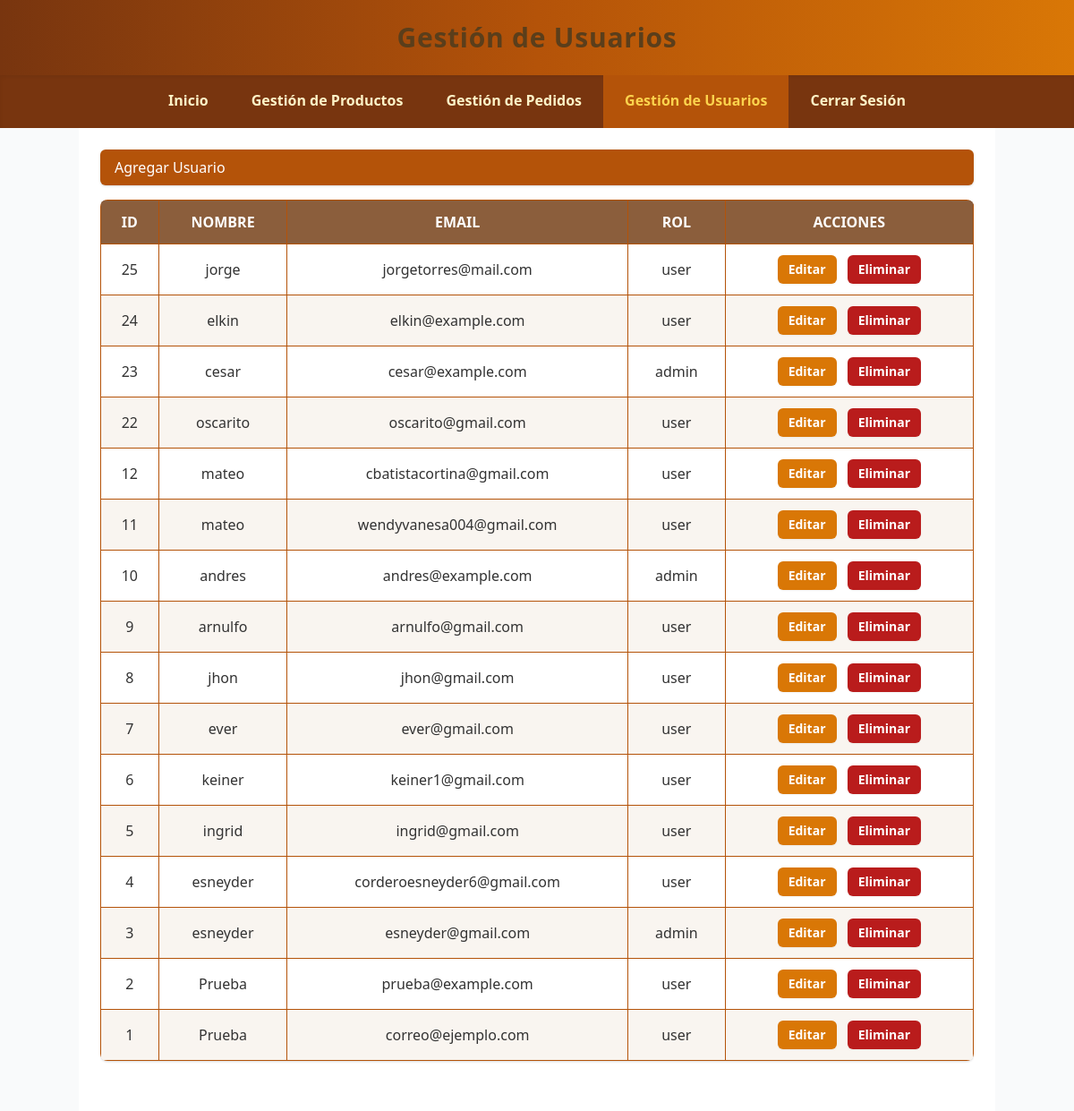
Page /admin/usuarios.php (signed in) on the committed database.
### tables this page shows
CREATE TABLE `usuarios` (
  `id` int(11) NOT NULL,
  `nombre` varchar(100) NOT NULL,
  `email` varchar(100) NOT NULL,
  `password` text NOT NULL,
  `fecha_registro` timestamp NOT NULL DEFAULT current_timestamp(),
  `rol` varchar(20) NOT NULL DEFAULT 'user'
);

### admin/usuarios.php (the view, shortened to what this page needs)
<?php
require '../conexion.php';
$accion = isset($_GET['accion']) ? limpiarDatos($_GET['accion']) : '';
$id = isset($_GET['id']) ? (int)$_GET['id'] : 0;
$error = '';
$usuarios = [];
$resultado = $conexion->query("SELECT id, nombre, email, rol FROM usuarios ORDER BY id DESC");
if ($resultado) {
    $usuarios = $resultado->fetch_all(MYSQLI_ASSOC);
} else {
    if(empty($error)) $error = "Error al obtener la lista de usuarios: " . $conexion->error;
}
?>
<!DOCTYPE html>
<html lang="es">
<head>
    <link href="https://cdn.jsdelivr.net/npm/tailwindcss@2.2.19/dist/tailwind.min.css" rel="stylesheet" />
    <link rel="stylesheet" href="admin-style.css" />
</head>
<body class="bg-gray-50 font-poppins min-h-screen flex flex-col">
    <header class="bg-gradient-to-r from-yellow-900 via-yellow-700 to-yellow-600 text-white p-6 text-center shadow-md">
        <h1 class="text-3xl font-bold tracking-wide">Gestión de Usuarios</h1>
    </header>
    <?php $currentPage = basename($_SERVER['PHP_SELF']); ?>
    <nav class="bg-yellow-900 shadow-inner flex flex-wrap justify-center">
        <a href="index.php" class="text-yellow-100 px-6 py-4 font-semibold hover:bg-yellow-700 hover:text-yellow-300 transition <?php echo ($currentPage == 'index.php') ? 'bg-yellow-700 text-yellow-300' : ''; ?>">Inicio</a>
        <a href="productos.php" class="text-yellow-100 px-6 py-4 font-semibold hover:bg-yellow-700 hover:text-yellow-300 transition <?php echo ($currentPage == 'productos.php') ? 'bg-yellow-700 text-yellow-300' : ''; ?>">Gestión de Productos</a>
        <a href="pedidos.php" class="text-yellow-100 px-6 py-4 font-semibold hover:bg-yellow-700 hover:text-yellow-300 transition <?php echo ($currentPage == 'pedidos.php') ? 'bg-yellow-700 text-yellow-300' : ''; ?>">Gestión de Pedidos</a>
        <a href="usuarios.php" class="text-yellow-100 px-6 py-4 font-semibold hover:bg-yellow-700 hover:text-yellow-300 transition <?php echo ($currentPage == 'usuarios.php') ? 'bg-yellow-700 text-yellow-300' : ''; ?>">Gestión de Usuarios</a>
        <a href="../LOGIN/logout.php" class="text-yellow-100 px-6 py-4 font-semibold hover:bg-yellow-700 hover:text-yellow-300 transition">Cerrar Sesión</a>
    </nav>
    <main class="flex-grow container mx-auto p-6">
        <?php if ($accion === 'agregar' || ($accion === 'editar' && $id > 0)):
            $usuarioEditar = null;
            if ($accion === 'editar' && $id > 0) {
                $stmt = $conexion->prepare("SELECT id, nombre, email, rol FROM usuarios WHERE id=?");
                if ($stmt) {
                    $stmt->bind_param("i", $id);
                    $stmt->execute();
                    $resultado_edit = $stmt->get_result();
                    $usuarioEditar = $resultado_edit->fetch_assoc();
                    $stmt->close();
                    if (!$usuarioEditar) {
                        echo "<p class='text-red-500'>Usuario no encontrado para editar.</p>";
                    }
                } else {
                     echo "<p class='text-red-500'>Error al preparar la consulta para editar.</p>";
                }
            }
        ?>
        <h2 class="text-3xl font-bold mb-8 text-center"><?php echo $accion === 'agregar' ? 'Agregar Usuario' : 'Editar Usuario'; ?></h2>
        <form method="POST" action="usuarios.php?accion=<?php echo $accion; ?><?php echo $id ? '&id=' . $id : ''; ?>" class="max-w-xl mx-auto bg-white p-8 rounded-lg shadow-lg space-y-6">
            <div>
                <label for="nombre" class="block mb-2 font-medium text-gray-700">Nombre:</label>
                <input type="text" id="nombre" name="nombre" required value="<?php echo htmlspecialchars($usuarioEditar['nombre'] ?? '', ENT_QUOTES); ?>" class="w-full px-4 py-2 border border-gray-300 rounded-md focus:outline-none focus:ring-2 focus:ring-yellow-600" />
            </div>
            <div>
                <label for="email" class="block mb-2 font-medium text-gray-700">Email:</label>
                <input type="email" id="email" name="email" required value="<?php echo htmlspecialchars($usuarioEditar['email'] ?? '', ENT_QUOTES); ?>" class="w-full px-4 py-2 border border-gray-300 rounded-md focus:outline-none focus:ring-2 focus:ring-yellow-600" />
            </div>
            <div>
                <label for="password" class="block mb-2 font-medium text-gray-700"><?php echo ($accion === 'editar' && $usuarioEditar) ? 'Nueva Contraseña (dejar vacío para no cambiar)' : 'Contraseña'; ?>:</label>
                <input type="password" id="password" name="password" <?php echo $accion === 'agregar' ? 'required' : ''; ?> class="w-full px-4 py-2 border border-gray-300 rounded-md focus:outline-none focus:ring-2 focus:ring-yellow-600" />
            </div>
            <div>
                <label for="rol" class="block mb-2 font-medium text-gray-700">Rol:</label>
                <select id="rol" name="rol" required class="w-full px-4 py-2 border border-gray-300 rounded-md focus:outline-none focus:ring-2 focus:ring-yellow-600">
                    <option value="cliente" <?php echo (isset($usuarioEditar['rol']) && $usuarioEditar['rol'] === 'cliente') ? 'selected' : ''; ?>>Cliente</option>
                    <option value="usuario" <?php echo (isset($usuarioEditar['rol']) && $usuarioEditar['rol'] === 'usuario') ? 'selected' : ''; ?>>Usuario</option>
                    <option value="admin" <?php echo (isset($usuarioEditar['rol']) && $usuarioEditar['rol'] === 'admin') ? 'selected' : ''; ?>>Administrador</option>
                </select>
            </div>
            <div class="flex items-center space-x-4">
                <button type="submit" class="bg-gradient-to-r from-yellow-900 to-yellow-700 text-white px-6 py-2 rounded-md shadow-md hover:from-yellow-700 hover:to-yellow-500 transition"> <?php echo $accion === 'agregar' ? 'Agregar' : 'Actualizar'; ?> </button>
                <a href="usuarios.php" class="text-yellow-900 font-semibold hover:underline px-4 py-2 rounded-md border border-yellow-900 hover:bg-yellow-100 transition">Cancelar</a>
            </div>
        </form>
        <?php else: ?>
        <a href="usuarios.php?accion=agregar" class="inline-block mb-4 bg-yellow-700 text-white px-4 py-2 rounded-md shadow hover:bg-yellow-600 transition">Agregar Usuario</a>
        <div class="overflow-x-auto">
            <table class="w-full border-collapse shadow rounded-lg overflow-hidden">
                <thead class="bg-yellow-900 text-yellow-100 uppercase font-semibold">
                    <tr>
                        <th class="p-3 border border-yellow-700">ID</th>
                        <th class="p-3 border border-yellow-700">Nombre</th>
                        <th class="p-3 border border-yellow-700">Email</th>
                        <th class="p-3 border border-yellow-700">Rol</th>
                        <th class="p-3 border border-yellow-700">Acciones</th>
                    </tr>
                </thead>
                <tbody>
                    <?php if (!empty($usuarios)): ?>
                        <?php foreach ($usuarios as $usuario): ?>
                        <tr class="even:bg-yellow-50 hover:bg-yellow-100">
                            <td class="p-3 border border-yellow-700"><?php echo $usuario['id']; ?></td>
                            <td class="p-3 border border-yellow-700"><?php echo htmlspecialchars($usuario['nombre'], ENT_QUOTES); ?></td>
                            <td class="p-3 border border-yellow-700"><?php echo htmlspecialchars($usuario['email'], ENT_QUOTES); ?></td>
                            <td class="p-3 border border-yellow-700"><?php echo htmlspecialchars($usuario['rol'], ENT_QUOTES); ?></td>
                            <td class="p-3 border border-yellow-700 text-center whitespace-nowrap">
                                <a href="usuarios.php?accion=editar&id=<?php echo $usuario['id']; ?>"
                                   class="inline-block px-3 py-1.5 text-sm font-semibold rounded-md shadow-sm
                                          bg-yellow-600 text-white hover:bg-yellow-500
                                          focus-visible:outline focus-visible:outline-2 focus-visible:outline-offset-2 focus-visible:outline-yellow-700
                                          mr-2 mb-1 sm:mb-0">
                                    Editar
                                </a>
                                <a href="usuarios.php?accion=eliminar&id=<?php echo $usuario['id']; ?>"
                                   onclick="return confirm('¿Estás seguro de eliminar este usuario?');"
                                   class="inline-block px-3 py-1.5 text-sm font-semibold rounded-md shadow-sm
                                          bg-red-700 text-white hover:bg-red-600
                                          focus-visible:outline focus-visible:outline-2 focus-visible:outline-offset-2 focus-visible:outline-red-800
                                          mb-1 sm:mb-0">
                                    Eliminar
                                </a>
                            </td>
                        </tr>
                        <?php endforeach; ?>
                    <?php else: ?>
                        <tr>
                            <td colspan="5" class="p-3 border border-yellow-700 text-center">No hay usuarios para mostrar.</td>
                        </tr>
                    <?php endif; ?>
                </tbody>
            </table>
        </div>
        <?php endif; ?>
    </main>
</body>
</html>

### admin/admin-style.css (style rules this page uses)
body { font-family: 'Segoe UI', Tahoma, Geneva, Verdana, sans-serif; background-color: #f9f9f9; margin: 0; padding: 0; color: #333; font-size: 16px; line-height: 1.5; display: flex; flex-direction: column; min-height: 100vh; }
h1, h2, h3, h4, h5, h6 { font-weight: 700; color: #5a3e1b; margin-top: 0; }
h1 { font-size: 2.5rem; }
p, label, a, td, th, input, select, button { font-size: 1rem; }
header { background: linear-gradient(90deg, #8b5e3c, #c7a17a); color: white; padding: 1.8rem 1rem; text-align: center; box-shadow: 0 2px 5px rgba(0,0,0,0.1); flex-shrink: 0; }
header h1 { margin: 0; font-weight: 700; font-size: 2rem; letter-spacing: 1px; }
nav { background-color: #4a3c2b; display: flex; justify-content: center; box-shadow: inset 0 -2px 5px rgba(0,0,0,0.2); flex-shrink: 0; }
nav a { color: #f0e6d2; padding: 1.3rem 2.5rem; text-decoration: none; font-weight: 600; font-size: 1rem; transition: background-color 0.3s ease, color 0.3s ease; border-bottom: 3px solid transparent; }
main { margin: 0; padding: 1.5rem; background-color: white; box-shadow: none; border-radius: 0; flex-grow: 1; display: flex; flex-direction: column; overflow: hidden; }
table { width: 100%; border-collapse: collapse; margin-bottom: 2rem; box-shadow: 0 2px 8px rgba(0,0,0,0.1); border-radius: 6px; overflow: hidden; }
th, td { border: 1px solid #ddd; padding: 0.75rem; text-align: center; vertical-align: middle; font-size: 16px; }
th { background-color: #8b5e3c; color: white; font-weight: 600; text-transform: uppercase; }
tbody tr:nth-child(even) { background-color: #f9f5f0; }

### rows in the picture
usuarios: id "25", nombre "jorge", email "jorgetorres@mail.com", rol "user"
usuarios: id "24", nombre "elkin", email "elkin@example.com", rol "user"
usuarios: id "23", nombre "cesar", email "cesar@example.com", rol "admin"
usuarios: id "22", nombre "oscarito", email "oscarito@gmail.com", rol "user"
usuarios: id "12", nombre "mateo", email "cbatistacortina@gmail.com", rol "user"
usuarios: id "11", nombre "mateo", email "wendyvanesa004@gmail.com", rol "user"
usuarios: id "10", nombre "andres", email "andres@example.com", rol "admin"
usuarios: id "9", nombre "arnulfo", email "arnulfo@gmail.com", rol "user"
usuarios: id "8", nombre "jhon", email "jhon@gmail.com", rol "user"
usuarios: id "7", nombre "ever", email "ever@gmail.com", rol "user"
usuarios: id "6", nombre "keiner", email "keiner1@gmail.com", rol "user"
usuarios: id "5", nombre "ingrid", email "ingrid@gmail.com", rol "user"
usuarios: id "4", nombre "esneyder", email "corderoesneyder6@gmail.com", rol "user"
usuarios: id "3", nombre "esneyder", email "esneyder@gmail.com", rol "admin"
usuarios: id "2", nombre "Prueba", email "prueba@example.com", rol "user"
usuarios: id "1", nombre "Prueba", email "correo@ejemplo.com", rol "user"
